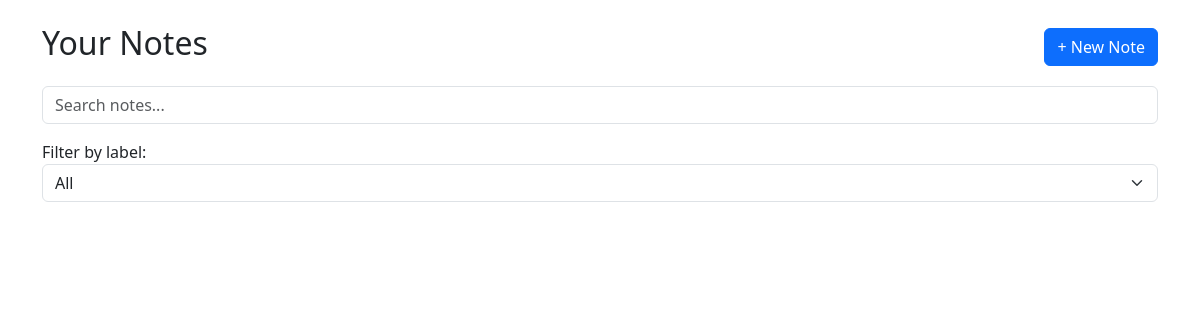
Page /note.php (signed in) on the earlier database version.
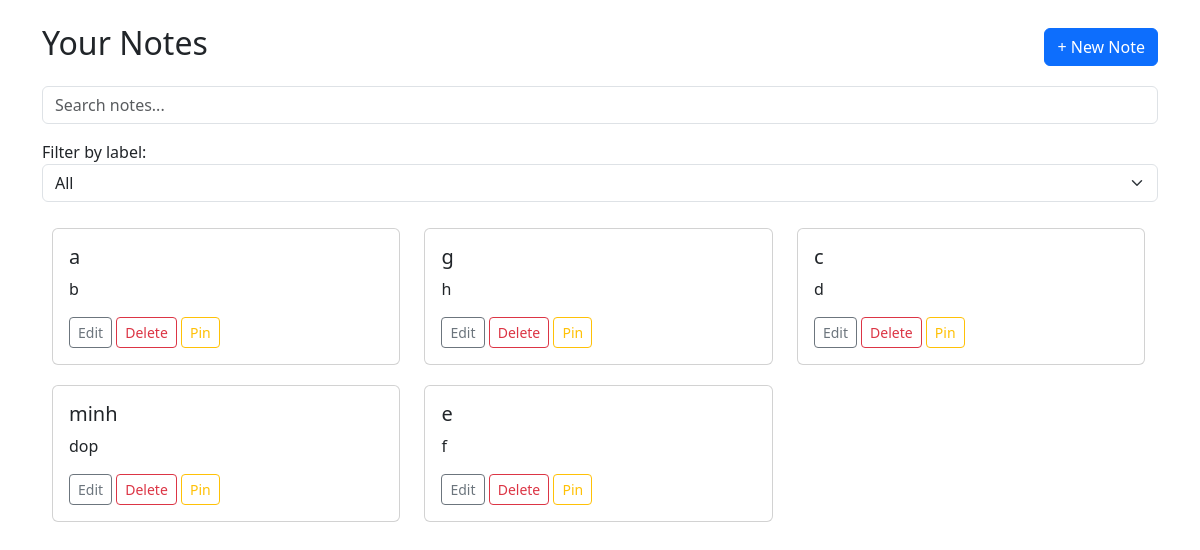
Same page on the later database version.
### tables this page shows
CREATE TABLE `notes` (
  `note_id` int(11) NOT NULL,
  `user_id` int(11) DEFAULT NULL,
  `title` varchar(255) DEFAULT NULL,
  `content` text DEFAULT NULL,
  `created_at` datetime DEFAULT current_timestamp(),
  `updated_at` datetime DEFAULT current_timestamp() ON UPDATE current_timestamp(),
  `pinned_at` datetime DEFAULT NULL,
  `images` text DEFAULT NULL
);

### note.php (the view, shortened to what this page needs)
<?php
require 'db_connection.php';
$user_id = $_SESSION["user_id"];
$stmt = $pdo->prepare("SELECT * FROM notes WHERE user_id = ? ORDER BY pinned_at DESC, updated_at DESC");
$stmt->execute([$user_id]);
$notes = $stmt->fetchAll(PDO::FETCH_ASSOC);
$stmt = $pdo->prepare("SELECT preferences FROM users WHERE user_id = ?");
$stmt->execute([$user_id]);
$prefs = json_decode($stmt->fetchColumn(), true);
$note_layout = $prefs["note_layout"] ?? "grid";
?>
<!DOCTYPE html>
<html lang="en">
<head>
  <link rel="stylesheet" href="https://cdn.jsdelivr.net/npm/bootstrap@5.3.3/dist/css/bootstrap.min.css">
</head>
<body class="container mt-4">
  <div class="d-flex justify-content-between align-items-center mb-3">
    <h2>Your Notes</h2>
    <button class="btn btn-primary" onclick="openNoteEditor()">+ New Note</button>
  </div>
  <input id="searchBox" type="text" class="form-control mb-3" placeholder="Search notes...">
  <div class="mb-3">
    <label>Filter by label:</label>
    <select id="labelFilter" class="form-select">
      <option value="">All</option>
    </select>
  </div>
  <div id="noteContainer" class="<?= $note_layout ?>">
    <?php foreach ($notes as $note): ?>
      <div class="card note-card" data-title="<?= htmlspecialchars($note['title']) ?>" data-content="<?= htmlspecialchars($note['content']) ?>" data-labels="<?= htmlspecialchars($note['labels']) ?>">
        <div class="card-body">
          <h5 class="card-title"><?= htmlspecialchars($note['title']) ?></h5>
          <p class="card-text"><?= nl2br(htmlspecialchars($note['content'])) ?></p>
          <button class="btn btn-sm btn-outline-secondary" onclick="editNote(<?= $note['id'] ?>)">Edit</button>
          <button class="btn btn-sm btn-outline-danger" onclick="confirmDelete(<?= $note['id'] ?>)">Delete</button>
          <button class="btn btn-sm btn-outline-warning" onclick="togglePin(<?= $note['id'] ?>)">Pin</button>
        </div>
      </div>
    <?php endforeach; ?>
  </div>
</body>
</html>

### note.php (style rules this page uses)
.note-card { transition: all 0.2s ease; }
.grid .note-card { width: calc(33% - 20px); display: inline-block; vertical-align: top; margin: 10px; }

Differences in the rows shown:
added notes: title "a", content "b"
added notes: title "g", content "h"
added notes: title "c", content "d"
added notes: title "minh", content "dop"
added notes: title "e", content "f"
